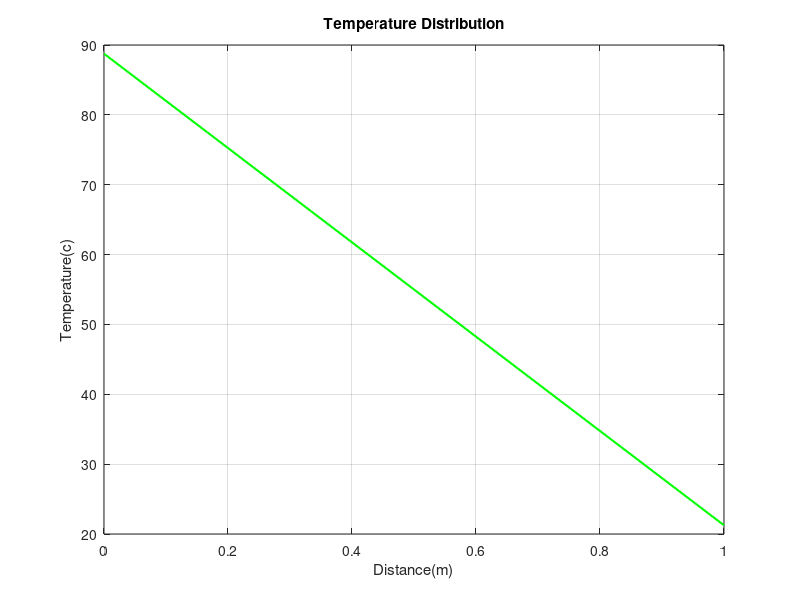

MATLAB code to generate this figure:
%Name - Nivid Mehta
%Roll no - 21BME114D
%Date - 11/2/24

L=1;
N=7;
dx=L/(N-1);
k = 1;
Q = 0;
A = zeros(N,N);
A(1,1) = 2;
A(N,N)=2
for i = 2:N-1
    A(i-1,i)=-1
    A(i,i-1) =-1
    A(i,i) = 2
    A(i,i+1) =-1
    A(N,N-1) = -1
end
disp(A)
 b = zeros(N,1);
 b(1) = 100;
 b(N) = 10;
 T = inv(A)*b;
 x = linspace(0,L,N);
 plot(x,T,'g', 'linewidth' , 1.5);
 xlabel('Distance(m)');
 ylabel('Temperature(c)');
 title('Temperature Distribution')
 grid on;